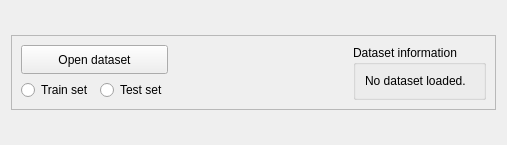
<?xml version="1.0" encoding="UTF-8"?>
<ui version="4.0">
 <class>DatasetManager</class>
 <widget class="QWidget" name="DatasetManager">
  <property name="geometry">
   <rect>
    <x>0</x>
    <y>0</y>
    <width>507</width>
    <height>145</height>
   </rect>
  </property>
  <property name="windowTitle">
   <string>Form</string>
  </property>
  <layout class="QVBoxLayout" name="verticalLayout">
   <item>
    <widget class="QFrame" name="frame">
     <property name="sizePolicy">
      <sizepolicy hsizetype="Preferred" vsizetype="Maximum">
       <horstretch>0</horstretch>
       <verstretch>0</verstretch>
      </sizepolicy>
     </property>
     <property name="frameShape">
      <enum>QFrame::StyledPanel</enum>
     </property>
     <property name="frameShadow">
      <enum>QFrame::Raised</enum>
     </property>
     <layout class="QGridLayout" name="gridLayout">
      <item row="0" column="4" rowspan="2">
       <widget class="QGroupBox" name="groupBox">
        <property name="title">
         <string>Dataset information</string>
        </property>
        <layout class="QHBoxLayout" name="horizontalLayout_2">
         <item>
          <layout class="QVBoxLayout" name="info_labels_vert"/>
         </item>
         <item>
          <layout class="QVBoxLayout" name="info_data_vert">
           <item>
            <widget class="QLabel" name="label">
             <property name="text">
              <string>No dataset loaded.</string>
             </property>
            </widget>
           </item>
          </layout>
         </item>
        </layout>
       </widget>
      </item>
      <item row="1" column="1">
       <widget class="QRadioButton" name="testSetRadioButton">
        <property name="text">
         <string>Test set</string>
        </property>
       </widget>
      </item>
      <item row="0" column="3">
       <spacer name="horizontalSpacer">
        <property name="orientation">
         <enum>Qt::Horizontal</enum>
        </property>
        <property name="sizeHint" stdset="0">
         <size>
          <width>40</width>
          <height>20</height>
         </size>
        </property>
       </spacer>
      </item>
      <item row="0" column="0" colspan="2">
       <widget class="QPushButton" name="openDatasetPushButton">
        <property name="sizePolicy">
         <sizepolicy hsizetype="Minimum" vsizetype="Minimum">
          <horstretch>0</horstretch>
          <verstretch>0</verstretch>
         </sizepolicy>
        </property>
        <property name="text">
         <string>Open dataset</string>
        </property>
       </widget>
      </item>
      <item row="1" column="0">
       <widget class="QRadioButton" name="trainSetRadioButton">
        <property name="text">
         <string>Train set</string>
        </property>
       </widget>
      </item>
     </layout>
    </widget>
   </item>
   <item>
    <layout class="QVBoxLayout" name="verticalLayout_2"/>
   </item>
  </layout>
 </widget>
 <resources/>
 <connections/>
</ui>
